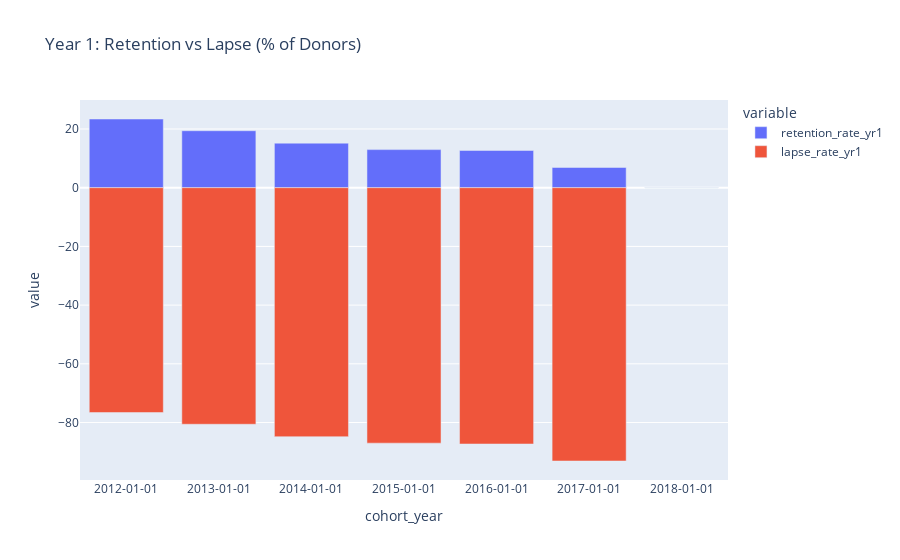

This figure's notebook cell:
### Code cell
fig = px.bar(df5, x="cohort_year", y=['retention_rate_yr1', 'lapse_rate_yr1'],
            title="Year 1: Retention vs Lapse (% of Donors)")
 #barmode='group', labels={'index':'year', 'y':'amount ($)'}, 
fig.update_xaxes(type='category')
fig.show()

### Figure 1 — Plotly figure (JSON) as saved in the notebook; plotly's stock layout.template omitted (floating-point values rounded to 4 significant figures)
{"data": [{"alignmentgroup": "True", "hovertemplate": "variable=retention_rate_yr1<br>cohort_year=%{x}<br>value=%{y}<extra></extra>", "legendgroup": "retention_rate_yr1", "marker": {"color": "#636efa"}, "name": "retention_rate_yr1", "offsetgroup": "retention_rate_yr1", "orientation": "v", "showlegend": true, "textposition": "auto", "type": "bar", "x": ["2012-01-01", "2013-01-01", "2014-01-01", "2015-01-01", "2016-01-01", "2017-01-01", "2018-01-01"], "xaxis": "x", "y": [23.4, 19.41, 15.18, 12.97, 12.69, 6.894, 0], "yaxis": "y"}, {"alignmentgroup": "True", "hovertemplate": "variable=lapse_rate_yr1<br>cohort_year=%{x}<br>value=%{y}<extra></extra>", "legendgroup": "lapse_rate_yr1", "marker": {"color": "#EF553B"}, "name": "lapse_rate_yr1", "offsetgroup": "lapse_rate_yr1", "orientation": "v", "showlegend": true, "textposition": "auto", "type": "bar", "x": ["2012-01-01", "2013-01-01", "2014-01-01", "2015-01-01", "2016-01-01", "2017-01-01", "2018-01-01"], "xaxis": "x", "y": [-76.6, -80.59, -84.82, -87.03, -87.31, -93.11, 0], "yaxis": "y"}], "layout": {"barmode": "relative", "legend": {"title": {"text": "variable"}, "tracegroupgap": 0}, "title": {"text": "Year 1: Retention vs Lapse (% of Donors)"}, "xaxis": {"anchor": "y", "domain": [0, 1], "title": {"text": "cohort_year"}, "type": "category"}, "yaxis": {"anchor": "x", "domain": [0, 1], "title": {"text": "value"}}}}
